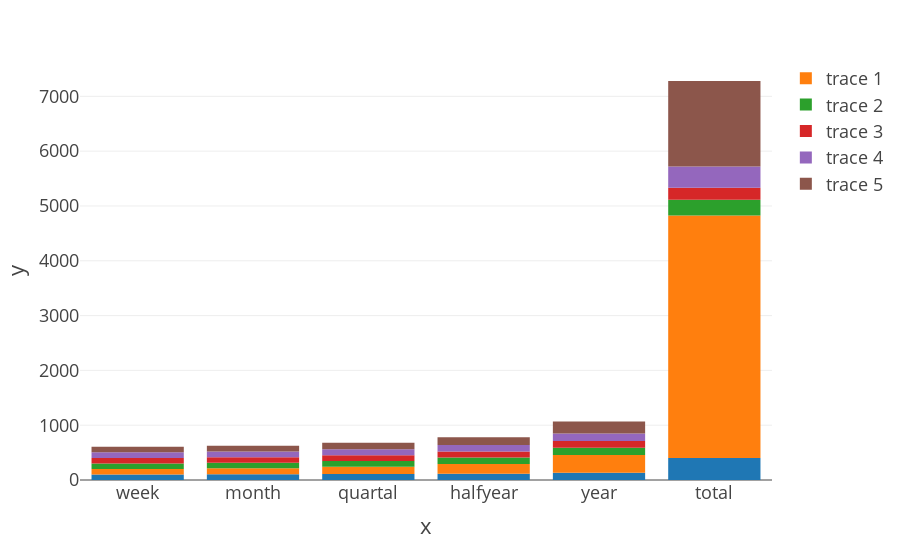

Notebook cell for this chart:
### Code cell
fig = px.bar(x=df_r.index, y= df_r.aapl)
fig.add_bar(x=df_r.index, y= df_r.btcusd)
fig.add_bar(x=df_r.index, y= df_r.goog)
fig.add_bar(x=df_r.index, y= df_r.fb)
fig.add_bar(x=df_r.index, y= df_r.msft)
fig.add_bar(x=df_r.index, y= df_r.tsla)

fig.show()

### Figure 1 — Plotly figure (JSON) as saved in the notebook; plotly's stock layout.template omitted (floating-point values rounded to 4 significant figures)
{"data": [{"alignmentgroup": "True", "hovertemplate": "x=%{x}<br>y=%{y}<extra></extra>", "legendgroup": "", "marker": {"color": "#1F77B4", "pattern": {"shape": ""}}, "name": "", "offsetgroup": "", "orientation": "v", "showlegend": false, "textposition": "auto", "type": "bar", "x": ["week", "month", "quartal", "halfyear", "year", "total"], "xaxis": "x", "y": [100.6, 102.7, 107.4, 114.9, 134.2, 400.9], "yaxis": "y"}, {"type": "bar", "x": ["week", "month", "quartal", "halfyear", "year", "total"], "y": [102.0, 109.6, 132.7, 179.1, 323.6, 4427.0]}, {"type": "bar", "x": ["week", "month", "quartal", "halfyear", "year", "total"], "y": [100.6, 102.4, 106.9, 114.5, 128.8, 288.1]}, {"type": "bar", "x": ["week", "month", "quartal", "halfyear", "year", "total"], "y": [100.5, 102.2, 106.3, 113.1, 125.8, 218.5]}, {"type": "bar", "x": ["week", "month", "quartal", "halfyear", "year", "total"], "y": [100.6, 102.7, 108.1, 116.4, 135.1, 386.5]}, {"type": "bar", "x": ["week", "month", "quartal", "halfyear", "year", "total"], "y": [101.2, 105.7, 117.5, 140.3, 221.1, 1560.0]}], "layout": {"barmode": "relative", "legend": {"tracegroupgap": 0}, "margin": {"t": 60}, "xaxis": {"anchor": "y", "domain": [0, 1], "title": {"text": "x"}}, "yaxis": {"anchor": "x", "domain": [0, 1], "title": {"text": "y"}}}}
